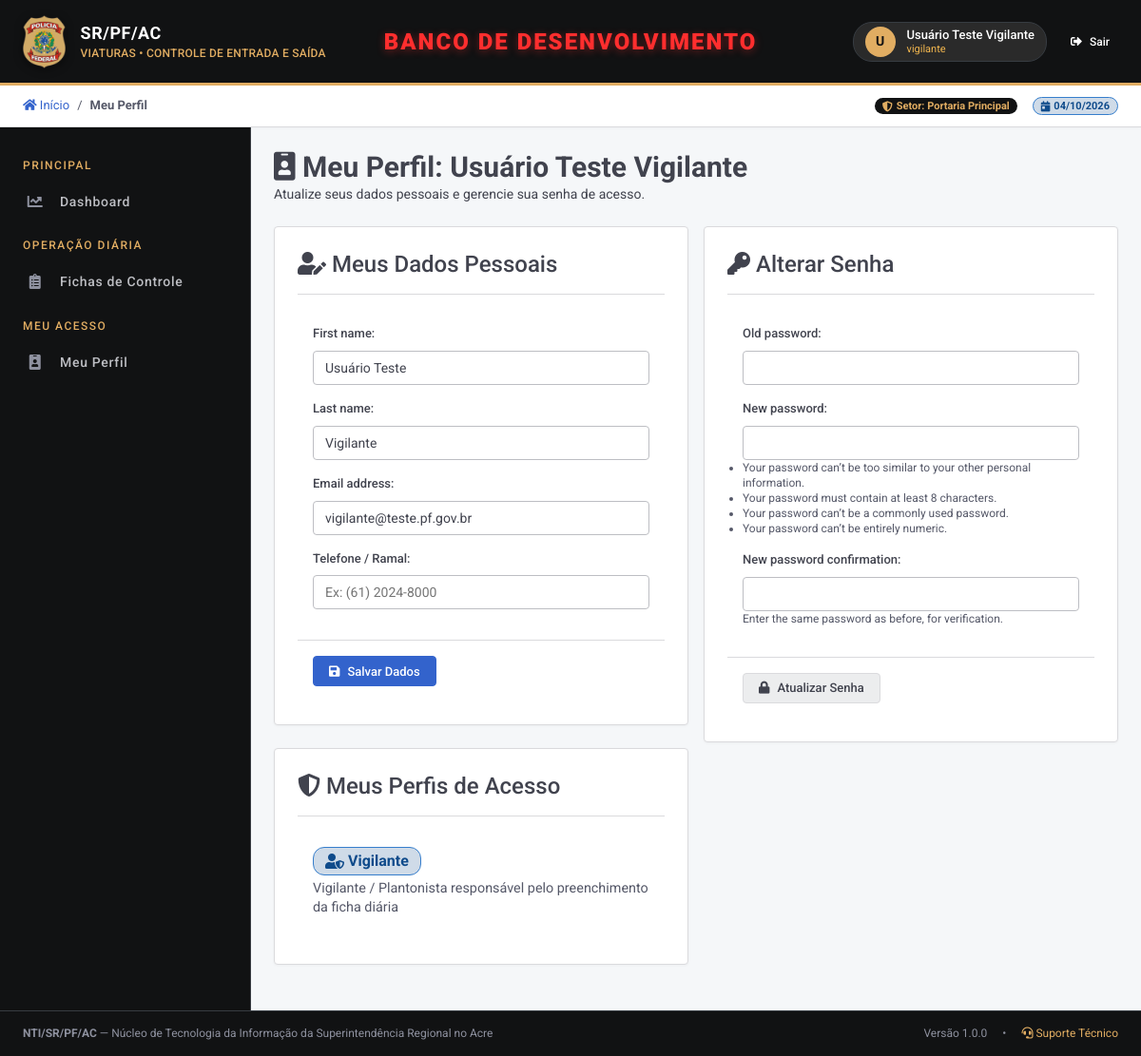
The page /usuarios/meu-perfil/ (signed in) on the database its author committed.
### usuarios/models.py (models this page shows, shortened)
class Usuario(AbstractUser):
    matricula = models.CharField(
        "Matrícula / Identificação",
        max_length=30,
        blank=True,
        null=True,
        help_text="Matrícula funcional do servidor ou identificação do vigilante",
    )
    cargo = models.CharField(
        "Cargo / Função",
        max_length=100,
        blank=True,
        default="Vigilante",
    )
    setor = models.CharField(
        "Setor / Unidade",
        max_length=100,
        blank=True,
        default="Portaria Principal",
    )
    telefone = models.CharField(
        "Telefone / Ramal",
        max_length=20,
        blank=True,
        null=True,
    )
    class Meta:
        verbose_name = "Usuário"
        verbose_name_plural = "Usuários"
        ordering = ["first_name", "last_name", "username"]
    def listar_perfis(self) -> list[str]:
        return list(
            self.perfis_atribuidos.filter(ativo=True).values_list("perfil__nome", flat=True)
        )

### accesscontrol/models.py (models this page shows, shortened)
class UsuarioPerfil(models.Model):
    usuario = models.ForeignKey(
        settings.AUTH_USER_MODEL,
        on_delete=models.CASCADE,
        related_name="perfis_atribuidos",
        verbose_name="Usuário",
    )
    perfil = models.ForeignKey(
        Perfil,
        on_delete=models.CASCADE,
        verbose_name="Perfil",
    )
    atribuido_por = models.ForeignKey(
        settings.AUTH_USER_MODEL,
        on_delete=models.SET_NULL,
        null=True,
        blank=True,
        related_name="+",
        verbose_name="Atribuído por",
    )
    atribuido_em = models.DateTimeField("Atribuído em", auto_now_add=True)
    ativo = models.BooleanField("Ativo", default=True)
    class Meta:
        verbose_name = "Perfil do Usuário"
        verbose_name_plural = "Perfis dos Usuários"
        unique_together = ("usuario", "perfil")
        ordering = ["-atribuido_em"]

class Perfil(models.Model):
    nome = models.CharField("Nome", max_length=100, unique=True)
    descricao = models.TextField("Descrição", blank=True)
    ativo = models.BooleanField("Ativo", default=True)
    acoes = models.ManyToManyField(
        Acao,
        related_name="perfis",
        blank=True,
        verbose_name="Ações permitidas",
    )
    class Meta:
        verbose_name = "Perfil de Acesso"
        verbose_name_plural = "Perfis de Acesso"
        ordering = ["nome"]

### usuarios/views.py (the view)
# urls.py: path("meu-perfil/", views.meu_perfil, name="meu_perfil"),
@login_required
def meu_perfil(request):
    if request.method == "POST":
        if "btn_dados" in request.POST:
            form_dados = MeuPerfilForm(request.POST, instance=request.user)
            form_senha = MeuPerfilSenhaForm(request.user)
            if form_dados.is_valid():
                form_dados.save()
                messages.success(request, "Seus dados foram atualizados com sucesso.")
                return redirect("usuarios:meu_perfil")
        elif "btn_senha" in request.POST:
            form_dados = MeuPerfilForm(instance=request.user)
            form_senha = MeuPerfilSenhaForm(request.user, request.POST)
            if form_senha.is_valid():
                user = form_senha.save()
                update_session_auth_hash(request, user)
                messages.success(request, "Sua senha foi alterada com sucesso.")
                return redirect("usuarios:meu_perfil")
    else:
        form_dados = MeuPerfilForm(instance=request.user)
        form_senha = MeuPerfilSenhaForm(request.user)
    vinculos = UsuarioPerfil.objects.filter(
        usuario=request.user, ativo=True
    ).select_related("perfil")
    return render(request, "usuarios/meu_perfil.html", {
        "form_dados": form_dados,
        "form_senha": form_senha,
        "vinculos": vinculos,
    })

### usuarios/forms.py
class MeuPerfilForm(forms.ModelForm):
    class Meta:
        model = Usuario
        fields = ["first_name", "last_name", "email", "telefone"]
        widgets = {
            "first_name": forms.TextInput(attrs={"class": "pf-input"}),
            "last_name": forms.TextInput(attrs={"class": "pf-input"}),
            "email": forms.EmailInput(attrs={"class": "pf-input"}),
            "telefone": forms.TextInput(attrs={"class": "pf-input", "placeholder": "Ex: (61) 2024-8000"}),
        }

class MeuPerfilSenhaForm(PasswordChangeForm):
    def __init__(self, *args, **kwargs):
        super().__init__(*args, **kwargs)
        for field in self.fields.values():
            field.widget.attrs.update({"class": "pf-input"})

### accesscontrol/context.py (called while the page is built)
def set_current_request(request: Any) -> None:
    _request_ctx.set(request)

def clear_current_request() -> None:
    _request_ctx.set(None)

### accesscontrol/context_processors.py (called while the page is built)
def menu_context(request):
    if not request.user.is_authenticated:
        return {}
    codigos = obter_codigos_permissao(request.user)
    is_super = getattr(request.user, "is_superuser", False)
    if is_super:
        modulos_menu = list(Modulo.objects.filter(ativo=True).prefetch_related("submodulos"))
    else:
        modulos_qs = (
            Modulo.objects.filter(ativo=True)
            .prefetch_related("acoes", "submodulos__acoes")
        )
        modulos_menu = [
            m for m in modulos_qs
            if any(a.codigo_completo in codigos for a in m.acoes.all())
        ]
    widgets = obter_widgets_dashboard(request.user)
    return {
        "modulos_menu": modulos_menu,
        "codigos_permissao": codigos,
        "widgets_dashboard": widgets,
        "tem_permissao_fn": lambda codigo: tem_permissao(request.user, codigo),
    }

### accesscontrol/services.py (called while the page is built)
def _chave_cache(usuario_id: int) -> str:
    return f"permissoes:usuario:{usuario_id}"

def obter_codigos_permissao(usuario) -> set[str]:
    if not getattr(usuario, "is_authenticated", False):
        return set()
    chave = _chave_cache(usuario.pk)
    codigos = cache.get(chave)
    if codigos is None:
        from .models import Acao
        codigos = set(
            Acao.objects.filter(
                perfis__usuarioperfil__usuario=usuario,
                perfis__usuarioperfil__ativo=True,
                ativo=True,
            ).values_list("codigo_completo", flat=True)
        )
        cache.set(chave, codigos, CACHE_TTL)
    return codigos

### core/db_router.py (called while the page is built)
def set_current_db(db_name: str):
    _current_db.set(db_name)

### templates/usuarios/meu_perfil.html (shortened to what this page needs)
{% extends 'base.html' %}
{% block breadcrumb %}
  <span>/</span>
  <strong>Meu Perfil</strong>
{% endblock %}
{% block content %}
<div class="pf-page-header">
  <div>
    <h2><i class="fas fa-id-badge"></i> Meu Perfil: {{ request.user.get_full_name|default:request.user.username }}</h2>
    <p>Atualize seus dados pessoais e gerencie sua senha de acesso.</p>
  </div>
</div>
<div class="pf-form-grid">
  <div class="col-6">
    <div class="pf-card">
      <div class="pf-card-header">
        <h3><i class="fas fa-user-edit"></i> Meus Dados Pessoais</h3>
      </div>
      <form method="post" action="{% url 'usuarios:meu_perfil' %}">
        <div style="padding: var(--space-16);">
          {% for field in form_dados %}
            <div class="pf-field">
              {{ field.label_tag }}
              {{ field }}
            </div>
          {% endfor %}
        </div>
        <div style="padding: var(--space-16); border-top: 1px solid var(--pf-grey-200);">
          <button type="submit" name="btn_dados" class="pf-btn pf-btn-primary">
            <i class="fas fa-save"></i> Salvar Dados
          </button>
        </div>
      </form>
    </div>
    <div class="pf-card" style="margin-top: var(--space-16);">
      <div class="pf-card-header">
        <h3><i class="fas fa-shield-alt"></i> Meus Perfis de Acesso</h3>
      </div>
      <div style="padding: var(--space-16);">
        {% for vp in vinculos %}
          <div style="margin-bottom: var(--space-8);">
            <span class="pf-badge pf-badge-info" style="font-size: 1rem; padding: 4px 12px;">
              <i class="fas fa-user-shield"></i> {{ vp.perfil.nome|title }}
            </span>
            <div style="margin-top: 4px; color: var(--pf-grey-600); font-size: 0.9rem;">
              {{ vp.perfil.descricao }}
            </div>
          </div>
        {% empty %}
          <p style="color: var(--pf-grey-600);">Você não possui nenhum perfil associado no momento.</p>
        {% endfor %}
      </div>
    </div>
  </div>
  <div class="col-6">
    <div class="pf-card">
      <div class="pf-card-header">
        <h3><i class="fas fa-key"></i> Alterar Senha</h3>
      </div>
      <form method="post" action="{% url 'usuarios:meu_perfil' %}">
        <div style="padding: var(--space-16);">
          {% for field in form_senha %}
            <div class="pf-field">
              {{ field.label_tag }}
              {{ field }}
              {% if field.help_text %}
                <small class="pf-help-text">{{ field.help_text }}</small>
              {% endif %}
            </div>
          {% endfor %}
        </div>
        <div style="padding: var(--space-16); border-top: 1px solid var(--pf-grey-200);">
          <button type="submit" name="btn_senha" class="pf-btn pf-btn-secondary">
            <i class="fas fa-lock"></i> Atualizar Senha
          </button>
        </div>
      </form>
    </div>
  </div>
</div>
{% endblock %}

### templates/base.html (shortened to what this page needs)
{% load static permissoes %}
<!DOCTYPE html>
<html lang="pt-BR">
<head>
  <link rel="stylesheet" href="https://cdnjs.cloudflare.com/ajax/libs/font-awesome/5.15.4/css/all.min.css">
  <link rel="stylesheet" href="{% static 'css/frontline.css' %}?v={% now 'U' %}">
</head>
<body>
  <header class="pf-header">
    <a href="{% url 'dashboard:home' %}" class="pf-header-brand">
      <img src="{% static 'img/brasao_pf.png' %}" alt="Brasão Polícia Federal" class="pf-header-logo">
      <div class="pf-header-titles">
        <span class="pf-header-title">SR/PF/AC</span>
        <span class="pf-header-subtitle">VIATURAS • CONTROLE DE ENTRADA E SAÍDA</span>
      </div>
    </a>
    {% if is_db_desenvolvimento %}
    <span style="position: absolute; left: 50%; top: 50%; transform: translate(-50%, -50%); text-align: center; pointer-events: none; z-index: 10;">
      <h1 style="color: #FF2E2E; font-size: 1.5rem; font-weight: 900; text-transform: uppercase; margin: 0; letter-spacing: 2px; text-shadow: 0 2px 8px rgba(255, 46, 46, 0.4); white-space: nowrap;">
        BANCO DE DESENVOLVIMENTO
      </h1>
    </span>
    {% endif %}
    <div class="pf-header-actions">
      {% if user.is_authenticated %}
        <div class="pf-user-profile">
          <div class="pf-user-avatar">
            {{ user.first_name|default:user.username|slice:":1"|upper }}
          </div>
          <div class="pf-user-info">
            <span class="pf-user-name">{{ user.get_full_name|default:user.username }}</span>
            <span class="pf-user-role">
              {% for p in user.listar_perfis %}
                {{ p }}{% if not forloop.last %}, {% endif %}
              {% empty %}
                Usuário
              {% endfor %}
            </span>
          </div>
        </div>
        <form action="{% url 'usuarios:logout' %}" method="post" style="display:inline;">
          <button type="submit" class="pf-btn pf-btn-sm pf-btn-ghost" style="color:#FFF;" title="Sair do sistema">
            <i class="fas fa-sign-out-alt"></i> Sair
          </button>
        </form>
      {% else %}
        <a href="{% url 'usuarios:login' %}" class="pf-btn pf-btn-sm pf-btn-gold">
          <i class="fas fa-sign-in-alt"></i> Entrar
        </a>
      {% endif %}
    </div>
  </header>
  <div class="pf-subheader">
    <div class="pf-breadcrumb">
      <a href="{% url 'dashboard:home' %}"><i class="fas fa-home"></i> Início</a>
      {% block breadcrumb %}{% endblock %}
    </div>
    <div class="pf-subheader-indicators">
      <span class="pf-badge pf-badge-dark">
        <i class="fas fa-shield-alt"></i> Setor: {{ user.setor|default:"Superintendência Regional" }}
      </span>
      <span class="pf-badge pf-badge-info">
        <i class="fas fa-calendar-day"></i> {% now "d/m/Y" %}
      </span>
    </div>
  </div>
  <aside class="pf-sidebar">
    <ul class="pf-menu-nav">
      <li class="pf-menu-section-title">PRINCIPAL</li>
      <li class="pf-menu-item">
        <a href="{% url 'dashboard:home' %}" class="pf-menu-link {% if request.resolver_match.app_name == 'dashboard' %}active{% endif %}">
          <i class="fas fa-chart-line"></i>
          <span>Dashboard</span>
        </a>
      </li>
      {% tem_perm "operacao_diaria.fichas.visualizar" as pode_fichas %}
      {% if pode_fichas %}
      <li class="pf-menu-section-title">OPERAÇÃO DIÁRIA</li>
      <li class="pf-menu-item">
        <a href="{% url 'fichas:lista' %}" class="pf-menu-link {% if request.resolver_match.app_name == 'fichas' %}active{% endif %}">
          <i class="fas fa-clipboard-list"></i>
          <span>Fichas de Controle</span>
        </a>
      </li>
      {% endif %}
      {% tem_perm "frota.viaturas.visualizar" as pode_viaturas %}
      {% tem_perm "frota.manutencao.visualizar" as pode_manutencao %}
      {% tem_perm "usuarios.cadastro.visualizar" as pode_usuarios %}
      {% tem_perm "auditoria.logs.visualizar" as pode_auditoria %}
      <li class="pf-menu-section-title">MEU ACESSO</li>
      <li class="pf-menu-item">
        <a href="{% url 'usuarios:meu_perfil' %}" class="pf-menu-link">
          <i class="fas fa-id-badge"></i>
          <span>Meu Perfil</span>
        </a>
      </li>
    </ul>
  </aside>
  <main class="pf-main-wrapper">
    {% block content %}{% endblock %}
  </main>
  <footer class="pf-footer">
    <div>
      <strong>NTI/SR/PF/AC</strong> — Núcleo de Tecnologia da Informação da Superintendência Regional no Acre
    </div>
    <div class="pf-footer-links">
      <span>Versão 1.0.0</span>
      <span>•</span>
      <a href="mailto:nti.srac@pf.gov.br"><i class="fas fa-headset"></i> Suporte Técnico</a>
    </div>
  </footer>
</body>
</html>

### rows shown on the page
Usuario: first_name "U", get_full_name "Usuário Teste Vigilante", setor "Portaria Principal", user.get_full_name "Usuário Teste Vigilante", form_dados "Usuário Teste" "Vigilante" "vigilante@teste.pf.gov.br"
UsuarioPerfil: perfil.nome "Vigilante", perfil.descricao "Vigilante / Plantonista responsável pelo preenchimento da ficha diária"

### other values the page prints
{{ p }} "vigilante"
{{ field.label_tag }} "First name:" "Last name:" "Email address:" "Telefone / Ramal:"
{{ field.label_tag }} "Old password:" "New password:" "New password confirmation:"
{{ field.help_text }} "Enter the same password as before, for verification."
